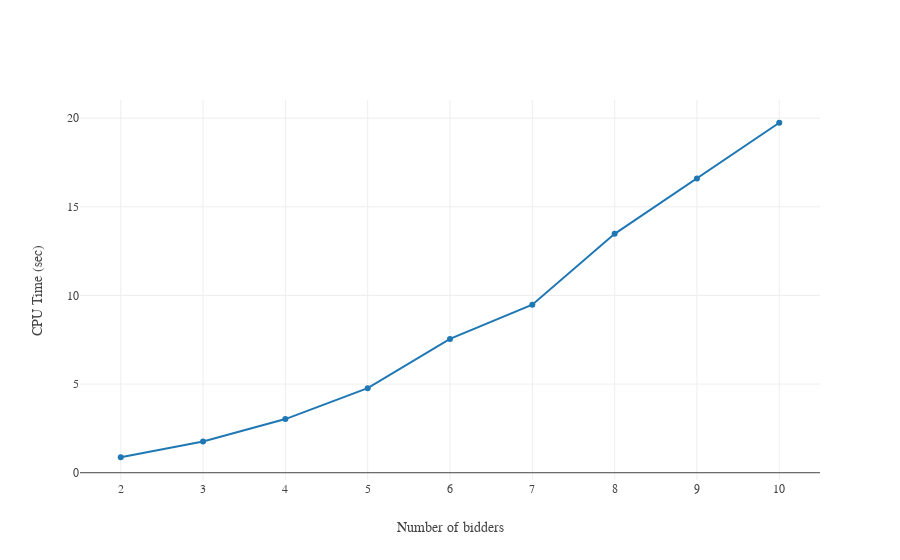

The notebook cell this image was saved under:
### Code cell
# graph for auction circuit evaluation with varying number of bidders. Bid size = 8 bits

bidders = [2, 3, 4, 5, 6, 7, 8, 9, 10]
time = [0.873376, 1.766632, 3.027184, 4.767953, 7.547901, 9.481863, 13.47650, 16.59578, 19.74234]

trace = go.Scatter(
    x = bidders,
    y = time,
    
)

layout = dict(
              xaxis = dict(title = 'Number of bidders'),
              yaxis = dict(title = 'CPU Time (sec)'),
              font=dict(family='Times New Roman')
              )

data = [trace]

fig = dict(data=data, layout=layout)
iplot(fig,filename='basic-line')

### Figure 1 — Plotly figure (JSON) as saved in the notebook; plotly's stock layout.template omitted (floating-point values rounded to 4 significant figures)
{"data": [{"type": "scatter", "uid": "99f6eef9-6787-490e-9c06-ef7f518a4889", "x": [2, 3, 4, 5, 6, 7, 8, 9, 10], "y": [0.8734, 1.767, 3.027, 4.768, 7.548, 9.482, 13.48, 16.6, 19.74]}], "layout": {"font": {"family": "Times New Roman"}, "xaxis": {"title": "Number of bidders"}, "yaxis": {"title": "CPU Time (sec)"}}}
